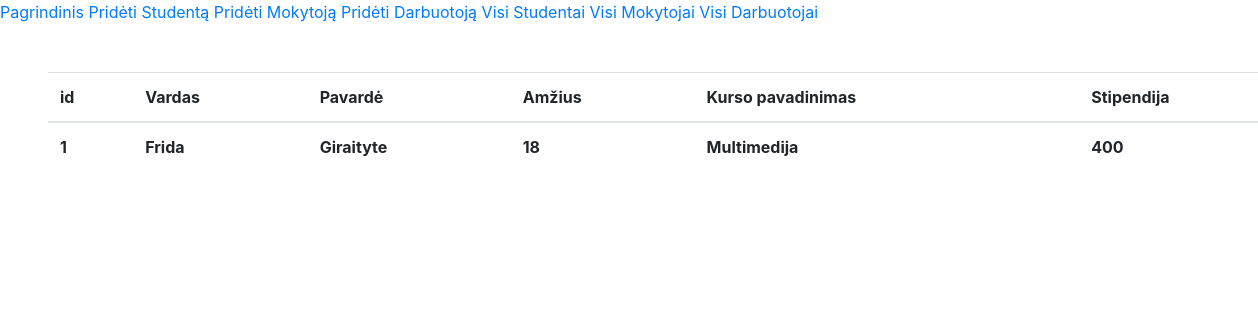
The page /?page=visiStudentai on the database its author committed.
### tables this page shows
CREATE TABLE `studentai` (
  `id` int(11) NOT NULL,
  `vardas` varchar(255) NOT NULL,
  `pavarde` varchar(255) NOT NULL,
  `amzius` int(11) NOT NULL,
  `kursoPav` varchar(255) NOT NULL,
  `stipendija` int(11) NOT NULL
);

### index.php (called while the page is built)
<?php
require 'config/nav.php';
require_once "pages/index-view.php";

### config/nav.php (called while the page is built)
<?php
$navigation = [
    'pages' => [
        '/' => 'Pagrindinis',
        'pridetiStudenta' => 'Pridėti Studentą',
        'pridetiMokytoja' => 'Pridėti Mokytoją',
        'pridetiDarbuotoja' => 'Pridėti Darbuotoją',
        'visiStudentai' => 'Visi Studentai',
        'visiMokytojai' => 'Visi Mokytojai',
        'visiDarbuotojai' => 'Visi Darbuotojai',
    ]
];

### class/Db.php (called while the page is built, shortened)
<?php
class DuomenuBaze
{
    function __construct($pdo)
    {
        $this->pdo = $pdo;
    }
    function gautiVisusStudentus()
    {
        $query = $this->pdo->prepare ('SELECT * FROM studentai');
        $query->execute();
        return $query->fetchALL();
    }
}

### pages/visi-studentai-page.php (the view)
<?php
require_once "class/Db.php";
require_once "config/config.php";
$db = new DuomenuBaze($pdo);
$eilutes = $db->gautiVisusStudentus();
?>
<table class="table m-5">
    <thead>
    <tr>
        <th scope="col">id</th>
        <th scope="col">Vardas</th>
        <th scope="col">Pavardė</th>
        <th scope="col">Amžius</th>
        <th scope="col">Kurso pavadinimas</th>
        <th scope="col">Stipendija</th>
    </tr>
    </thead>
    <tbody>
    <?php foreach ($eilutes as $studentas):?>
    <tr>
        <th scope="col"><?=$studentas['id']?></th>
        <th scope="col"><?=$studentas['vardas']?></th>
        <th scope="col"><?=$studentas['pavarde']?></th>
        <th scope="col"><?=$studentas['amzius']?></th>
        <th scope="col"><?=$studentas['kursoPav']?></th>
        <th scope="col"><?=$studentas['stipendija']?></th>
    </tr>
    <?php endforeach; ?>
    </tbody>
</table>

### pages/index-view.php (shortened to what this page needs)
<!doctype html>
<html lang="en">
<head>
    <link type="text/css" rel="stylesheet" href="css/bootstrap.css">
    <link type="text/css" rel="stylesheet" href="css/myStyle.css">
</head>
<body>
<?php foreach($navigation['pages'] as $href => $title):?>
    <a href="?page=<?=$href;?>"><?=$title;?></a>
<?php endforeach; ?>
<main class="mb-2">
    <?php require('router.php');?>
</main>
</body>
</html>

### router.php (shortened to what this page needs)
<?php
if (isset($_GET['page'])) {
    switch ($_GET['page']) {
        case 'visiStudentai':
            include ("pages/visi-studentai-page.php");
            break;
    }
}

### rows shown on the page
studentai: id "1", vardas "Frida", pavarde "Giraityte", amzius "18", kursoPav "Multimedija", stipendija "400"

### other values the page prints
$title "Pagrindinis"
$title "Pridėti Studentą"
$title "Pridėti Mokytoją"
$title "Pridėti Darbuotoją"
$title "Visi Studentai"
$title "Visi Mokytojai"
$title "Visi Darbuotojai"
